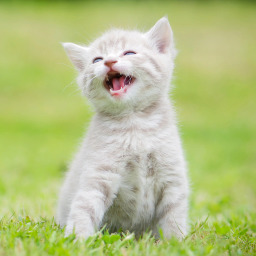
#> input picture data/in.jpg, 256 x 256 px, found by its file name
$ python 'Floyd-Steinberg Dithering.py'
#> lines starting #> are read from the running program, lines starting #| are printed output that depends on the picture
#!/usr/bin/env python
# coding: utf-8

###                 ###
### ERRORS WARNING! ###
###                 ###

## !!сделано влоб

## !!неоптимально

## !!работает не до конца верно


import numpy as np
import cv2


## функция показа изо без ебучих ошибок
def imshow (image, title=''):
    try:
        cv2.imshow(title , image)
    except:
        print("Incorrect type of image")
    cv2.waitKey(0)
    try:

        cv2.destroyWindow('')
    except:
        print("'If you're closed the window by red cross then all ok \n If not, may be error" )


# ### Не забывай waitkey & destroyWindow !!!
# на вход идет изо 512x512
inImage = cv2.imread("Floyd-Steinberg/data/in.jpg")
#> inImage is the input picture: shape (256, 256, 3); mean B, G, R 130.4, 192.4, 180.7
imshow(inImage, '' )


# Создание окна вывода
toWindowShow = np.zeros((inImage.shape[0], inImage.shape[1]*3 ,3), dtype=np.uint8())
toWindowShow[:inImage.shape[0], :inImage.shape[1], :3] = inImage
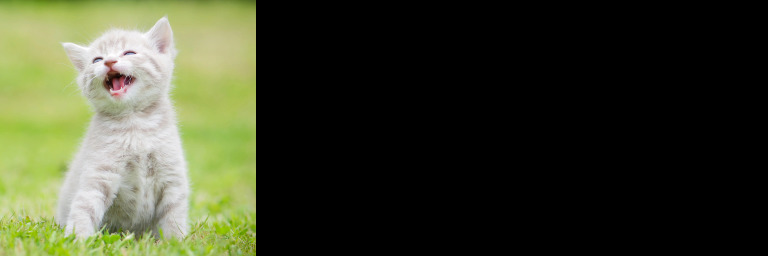
#> toWindowShow: shape (256, 768, 3); mean B, G, R 43.5, 64.1, 60.2


imshow(toWindowShow, "Let's try")

# Создание копии изо
workImage = np.copy(inImage)

# не обязательно
# добавляет рабочую копию справа

toWindowShow[:inImage.shape[0], inImage.shape[1]:inImage.shape[1]*2, :3] = workImage
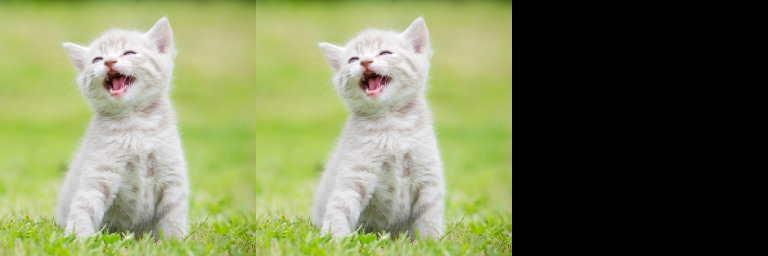
#> toWindowShow: shape (256, 768, 3); mean B, G, R 86.9, 128.3, 120.5

imshow(toWindowShow, "Now ok?")


# функция, которая не работает
def quantizer_err (image, quantity):
    errImage = np.copy(image.astype('int8'))
    image[:,:,0] = np.uint8(np.round( ( quantity * image[:,:,0]) /255 ) * (255/ quantity))
    image[:,:,1] = np.uint8(np.round( ( quantity * image[:,:,1]) /255 ) * (255/ quantity))
    image[:,:,2] = np.uint8(np.round( ( quantity * image[:,:,2]) /255 ) * (255/ quantity))

    errImage = errImage - image
    return(errImage)


# функция определения палитры
def quantizer (image, quantity):
#> called with quantity = 1
    errImage = np.copy(image.astype('int8'))

    for y in range(image.shape[0] ):
        for x in range( image.shape[1] ):
            image[x,y,0] = np.uint8(np.round( ( quantity * image[x,y,0]) /255 ) * (255/ quantity))
            image[x,y,1] = np.uint8(np.round( ( quantity * image[x,y,1]) /255 ) * (255/ quantity))
            image[x,y,2] = np.uint8(np.round( ( quantity * image[x,y,2]) /255 ) * (255/ quantity))
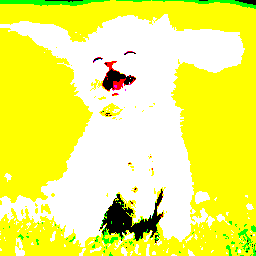
#> image: shape (256, 256, 3); mean B, G, R 107, 247.3, 243.4
    errImage = errImage.astype('int8') - image.astype('int8')
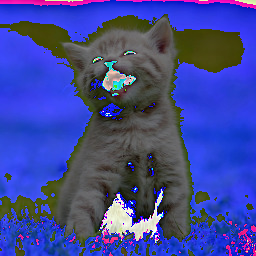
#> errImage: shape (256, 256, 3) int8; mean B, G, R 23.4, -54.9, -62.7; drawn with min black and max white
    return(errImage)


errImage = quantizer (workImage, 1)
toWindowShow[:inImage.shape[0], inImage.shape[1]:inImage.shape[1]*2, :3] = workImage
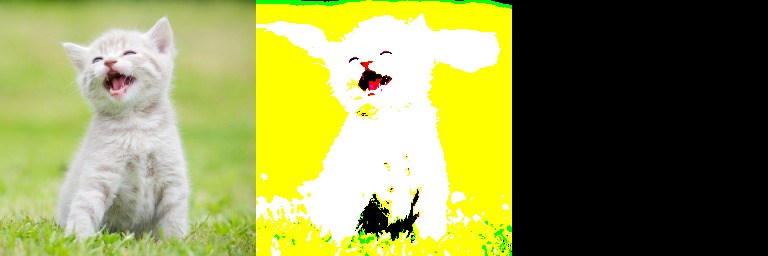
#> toWindowShow: shape (256, 768, 3); mean B, G, R 79.1, 146.6, 141.4
imshow(toWindowShow, "First quantizer")

quantity = 4
for y in range( workImage.shape[0] )  :
    for x in range(workImage.shape[1] ):
        workImage[x,y,0] = np.uint8(np.round( ( quantity * workImage[x,y,0]) /255 ) * (255/ quantity))
        workImage[x,y,1] = np.uint8(np.round( ( quantity * workImage[x,y,1]) /255 ) * (255/ quantity))
        workImage[x,y,2] = np.uint8(np.round( ( quantity * workImage[x,y,2]) /255 ) * (255/ quantity))

        imageErrB = inImage[x,y,0] - workImage[x,y,0]
        imageErrG = inImage[x,y,1] - workImage[x,y,1]
        imageErrR = inImage[x,y,2] - workImage[x,y,2]


        if x < workImage.shape[1] - 1:
            workImage[ x + 1 ][ y     ][0] = workImage[ x + 1 ][ y     ][0] + imageErrB * (7/16)
            workImage[ x + 1 ][ y     ][1] = workImage[ x + 1 ][ y     ][1] + imageErrG * (7/16)
            workImage[ x + 1 ][ y     ][2] = workImage[ x + 1 ][ y     ][2] + imageErrR * (7/16)

        if y < workImage.shape[0] - 1:

            if x > 0:
                workImage[ x - 1 ][ y + 1 ][0] = workImage[ x - 1 ][ y + 1 ][0] + imageErrB * (3/16)
                workImage[ x - 1 ][ y + 1 ][1] = workImage[ x - 1 ][ y + 1 ][1] + imageErrG * (3/16)
                workImage[ x - 1 ][ y + 1 ][2] = workImage[ x - 1 ][ y + 1 ][2] + imageErrR * (3/16)

            workImage[ x     ][ y + 1 ][0] = workImage[ x     ][ y + 1 ][0] + imageErrB * (5/16)
            workImage[ x     ][ y + 1 ][1] = workImage[ x     ][ y + 1 ][1] + imageErrG * (5/16)
            workImage[ x     ][ y + 1 ][2] = workImage[ x     ][ y + 1 ][0] + imageErrR * (5/16)

            if x < workImage.shape[1] - 1:
                workImage[ x + 1 ][ y + 1 ][0] = workImage[ x + 1 ][ y + 1 ][0] + imageErrB * (1/16)
                workImage[ x + 1 ][ y + 1 ][1] = workImage[ x + 1 ][ y + 1 ][1] + imageErrG * (1/16)
                workImage[ x + 1 ][ y + 1 ][2] = workImage[ x + 1 ][ y + 1 ][2] + imageErrR * (1/16)
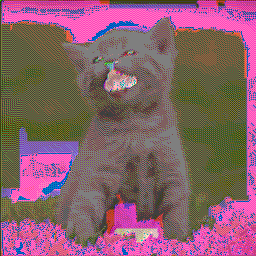
#> workImage: shape (256, 256, 3); mean B, G, R 106.6, 95.9, 135.9


toWindowShow[:inImage.shape[0], inImage.shape[1]*2:inImage.shape[1]*3, :3] = workImage
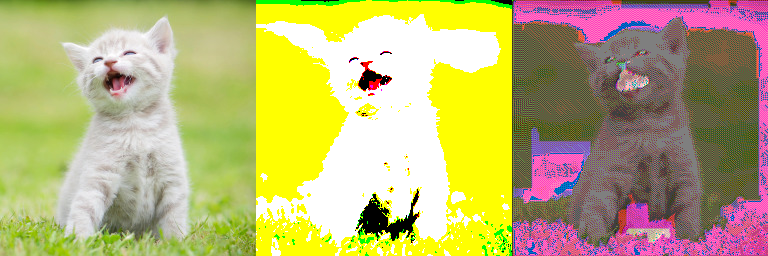
#> toWindowShow: shape (256, 768, 3); mean B, G, R 114.7, 178.6, 186.7
imshow(toWindowShow, "First quantizer")
cv2.imwrite("Floyd-Steinberg/out/out.jpg", workImage)
